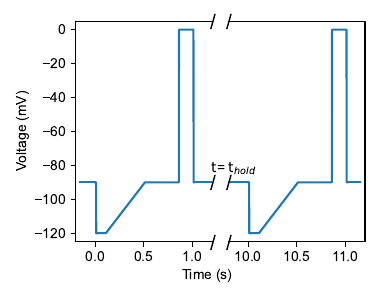

This chart was generated by the following Python code:
import matplotlib.pyplot as plt
import matplotlib
import numpy as np
import pandas as pd

# Set font
matplotlib.rc('font', family='arial', size = 10)

# create data
protocol_fig = pd.read_csv('resources/protocol_fig.csv', delimiter=',')
time = protocol_fig.iloc[:,0].to_numpy()/1000
volt = protocol_fig.iloc[:,1].to_numpy()

x = np.concatenate((time, time + 10))
y = np.concatenate((volt, volt))

# Create two subplots with shared y-axis
fig, (ax1, ax2) = plt.subplots(1, 2, figsize = (3.8, 3))

# Set the limits of the x-axis on each subplot
ax1_x1 = -0.2
ax1_x2 = 1.2

ax2_x1 = 9.8
ax2_x2 = 11.2

ax1.set_xlim(ax1_x1, ax1_x2)
ax2.set_xlim(ax2_x1, ax2_x2)

y_min = min(y) - 5
y_max = max(y) + 5

ax1.set_ylim(y_min, y_max)
ax2.set_ylim(y_min, y_max)

ax1.text(ax1_x2 - 0.01, y_min - 5, '/', size = 15)
ax2.text(ax2_x1 - 0.02, y_min - 5, '/', size = 15)

ax1.text(ax1_x2 - 0.01, y_max - 5, '/', size = 15)
ax2.text(ax2_x1 - 0.02, y_max - 5, '/', size = 15)

ax1.text(ax1_x2 - 0.01, -90 - 5, '/', size = 15)
ax2.text(ax2_x1 - 0.02, -90 - 5, '/', size = 15)

# Plot the data on each subplot
ax1.plot(x[x<10], y[x<10], 'tab:blue')
ax2.plot(x[x>=10], y[x>=10], 'tab:blue')

# plot fillers
ax1.plot([ax1_x1 + 0.05, 0], [-90, -90], 'tab:blue')
ax1.plot([max(time), ax1_x2], [-90, -90], 'tab:blue')

ax2.plot([ax2_x1, 10], [-90, -90], 'tab:blue')
ax2.plot([10 + max(time), ax2_x2 - 0.05], [-90, -90], 'tab:blue')

ax2.set_yticks([])

# Hide the spines (the lines connecting the axis tick marks) on the right of ax1 and on the left of ax2
ax1.spines['right'].set_visible(False)
ax2.spines['left'].set_visible(False)

# label the times
ax1.text(ax1_x2, -85, r'$\mathrm{t}$=')
ax2.text(ax2_x1, -85, r'$\mathrm{t}_{hold}$')

ax1.set_ylabel('Voltage (mV)')
ax1.set_xlabel('Time (s)', horizontalalignment='right', x=1.15)

plt.tight_layout(w_pad = 0.01)

plt.savefig('figures/figure2.pdf')
plt.close()